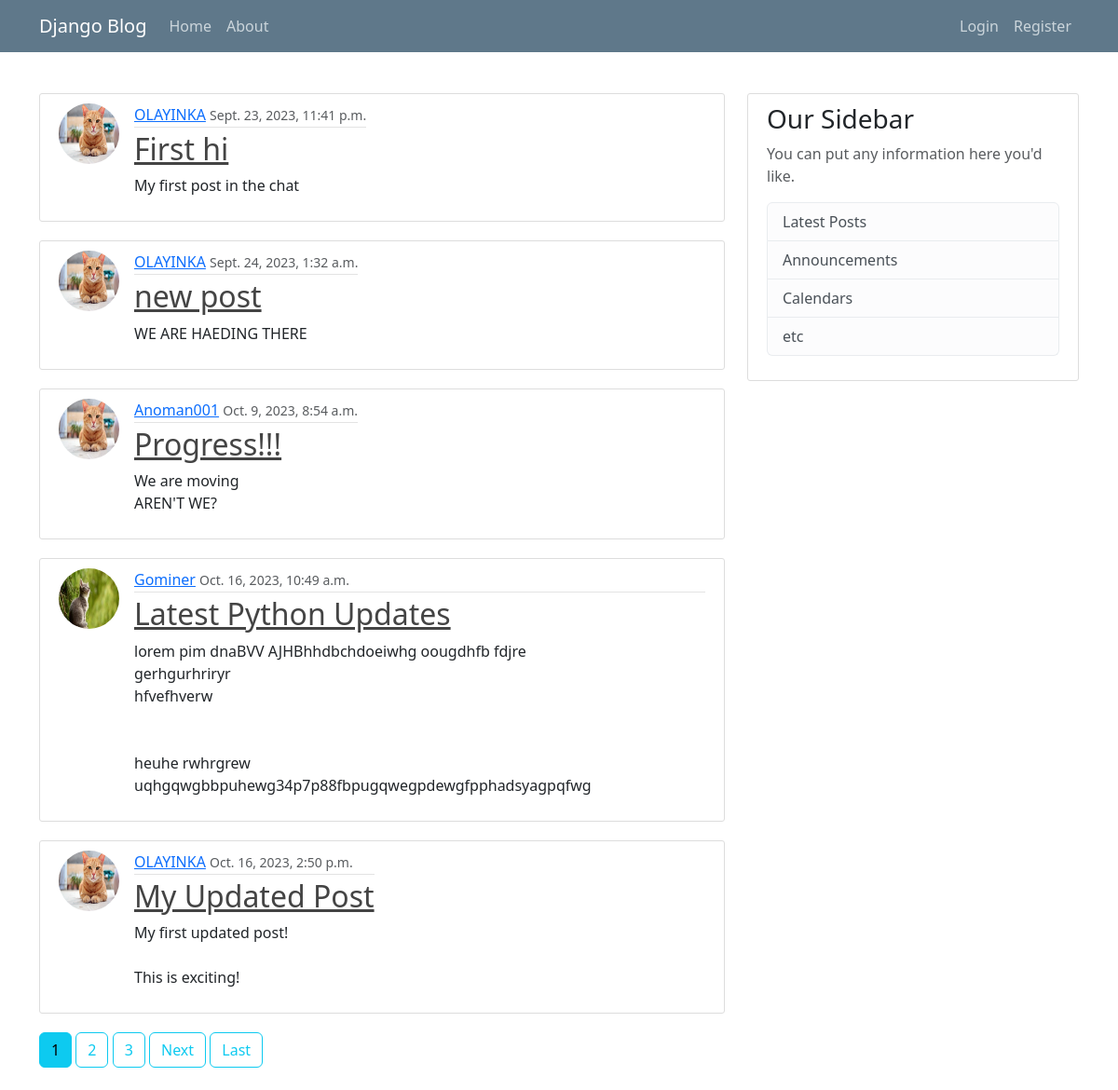
The page / on the database its author committed.
### blog/models.py (models this page shows, shortened)
class Chat(models.Model):
    title = models.CharField(max_length=80)
    content = models.TextField()
    date_posted = models.DateTimeField(default=timezone.now)
    author = models.ForeignKey(User, on_delete=models.CASCADE)

### users/models.py (models this page shows, shortened)
class Profile(models.Model):
    user = models.OneToOneField(User, on_delete=models.CASCADE)
    image = models.ImageField(default='default.jpg', upload_to='profile_pics')

### blog/views.py (the view)
# urls.py: path('', ChatListView.as_view(), name='chat-home'),
class ChatListView(ListView):
    model = Chat
    template_name = 'blog/home.html'
    context_object_name = 'posts'
    paginate_by = 5

### blog/templates/blog/home.html (shortened to what this page needs)
{% extends "blog/base.html" %}
{% block content %}
    {% for post in posts %}
        <article class="media content-section" style="display: flex;">
          <img src="{{ post.author.profile.image.url }}" alt="image" class="rounded-circle article-img">
          <div class="media-body">
            <div class="article-metadata">
              <a class="mr-5" href="{% url 'profile' %}">{{ post.author }}</a>
              <small class="text-muted">{{ post.date_posted }}</small>
            </div>
            <h2><a class="article-title" href="{% url 'chat-detail' post.id %}">{{ post.title }}</a></h2>
            <p class="article-content">{{ post.content }}</p>
          </div>
        </article>
    {% endfor %}
    {% if is_paginated %}
      {%for num in page_obj.paginator.page_range%}
        {% if page_obj.number == num %}
          <a href="?page={{num}}" class='btn btn-info mb-4'>{{num}}</a>
        {% elif num > page_obj.number|add:'-3' and num < page_obj.number|add:'3' %}
          <a href="?page={{num}}" class='btn btn-outline-info mb-4'>{{num}}</a>
        {% endif %}
      {% endfor %}
        {% if page_obj.has_next %}
          <a href="?page={{ page_obj.next_page_number }}" class='btn btn-outline-info mb-4'>Next</a>
          <a href="?page={{ page_obj.paginator.num_pages }}" class='btn btn-outline-info mb-4'>Last</a>
        {% endif %}
    {% endif %}
{% endblock content %}

### blog/templates/blog/base.html (shortened to what this page needs)
<!doctype html>
<html lang="en">
  <head>
    {% load static %}
      <link rel="stylesheet" href="{% static 'blog/main.css' %}">
    <link href="https://cdn.jsdelivr.net/npm/bootstrap@5.3.2/dist/css/bootstrap.min.css" rel="stylesheet">
  </head>
  <body>
    <header class="site-header">
      <nav class="navbar navbar-expand-md navbar-dark bg-steel fixed-top">
        <div class="container">
          <a class="navbar-brand mr-4" href="{% url 'chat-home' %}">Django Blog</a>
          <div class="collapse navbar-collapse" id="navbarToggle">
            <div class="navbar-nav mr-auto">
              <a class="nav-item nav-link" href="{% url 'chat-home' %}">Home</a>
              <a class="nav-item nav-link" href="{% url 'chat-about' %}">About</a>
            </div>
            <div class="navbar-nav">
              {% if user.is_authenticated %}
              <a class="nav-item nav-link" href="{% url 'chat-create' %}">New Post</a>
              <a class="nav-item nav-link" href="{% url 'profile' %}">Profile</a>
              <a class="nav-item nav-link" href="{% url 'logout' %}">Logout</a>
              {% else %}
                <a class="nav-item nav-link" href="{% url 'login' %}">Login</a>
                <a class="nav-item nav-link" href="{% url 'register' %}">Register</a>
              {% endif %}
            </div>
          </div>
        </div>
      </nav>
    </header>
    <main role="main" class="container" style="margin-top: 100px;">
      <div class="row">
        <div class="col-md-8">
          {% block content %}{% endblock %}
        </div>
        <div class="col-md-4">
          <div class="content-section">
            <h3>Our Sidebar</h3>
            <p class='text-muted'>You can put any information here you'd like.
              <ul class="list-group">
                <li class="list-group-item list-group-item-light">Latest Posts</li>
                <li class="list-group-item list-group-item-light">Announcements</li>
                <li class="list-group-item list-group-item-light">Calendars</li>
                <li class="list-group-item list-group-item-light">etc</li>
              </ul>
            </p>
          </div>
        </div>
      </div>
    </main>
  </body>
</html>

### blog/static/blog/main.css (style rules this page uses)
body { background: #453333; color: #333333; margin-top: 5rem; }
h1, h2, h3, h4, h5, h6 { color: #444444; }
ul { margin: 0; }
.bg-steel { background-color: #5f788a; }
.site-header .navbar-nav .nav-link { color: #cbd5db; }
.content-section { background: #ffffff; padding: 10px 20px; border: 1px solid #dddddd; border-radius: 3px; margin-bottom: 20px; }
.article-title { color: #444444; }
.article-content { white-space: pre-line; }
.article-img { height: 65px; width: 65px; margin-right: 16px; }
.article-metadata { padding-bottom: 1px; margin-bottom: 4px; border-bottom: 1px solid #e3e3e3 }
.navbar-collapse { justify-content: space-between; }

### rows shown on the page
Chat: author.profile.image (picture), author "OLAYINKA", date_posted "Sept. 23, 2023, 11:41 p.m.", title "First hi", content "My first post in the chat"
Chat: author.profile.image (picture), author "OLAYINKA", date_posted "Sept. 24, 2023, 1:32 a.m.", title "new post", content "WE ARE HAEDING THERE"
Chat: author.profile.image (picture), author "Anoman001", date_posted "Oct. 9, 2023, 8:54 a.m.", title "Progress!!!", content "We are moving AREN'T WE?"
Chat: author.profile.image (picture), author "Gominer", date_posted "Oct. 16, 2023, 10:49 a.m.", title "Latest Python Updates", content "lorem pim dnaBVV AJHBhhdbchdoeiwhg oougdhfb fdjre gerhgurhriryr hfvefhverw heuhe rwhrgrew uqhgqwgbbpuhewg34p7p88fbpugqwegpdewgfpphadsyagpqfwg"
Chat: author.profile.image (picture), author "OLAYINKA", date_posted "Oct. 16, 2023, 2:50 p.m.", title "My Updated Post", content "My first updated post! This is exciting!"

### other values the page prints
{{ num }} "1"
{{ num }} "2" "3"
